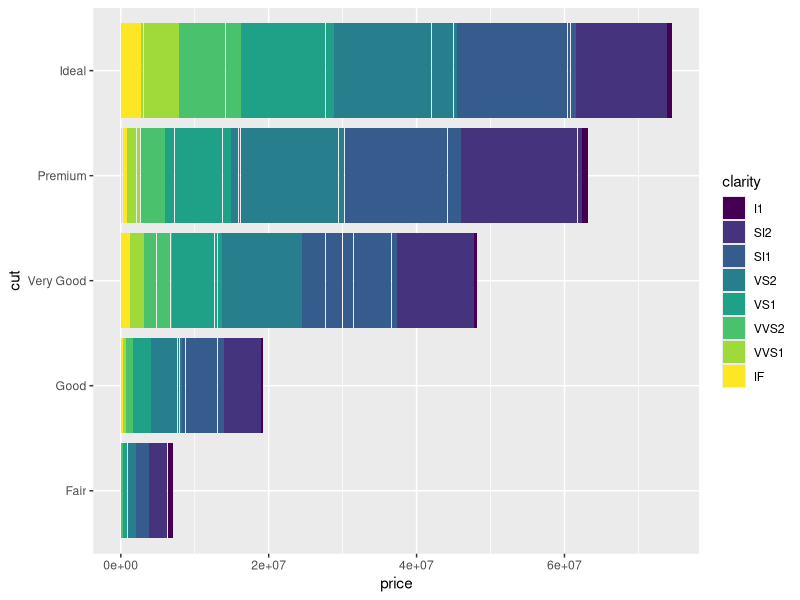
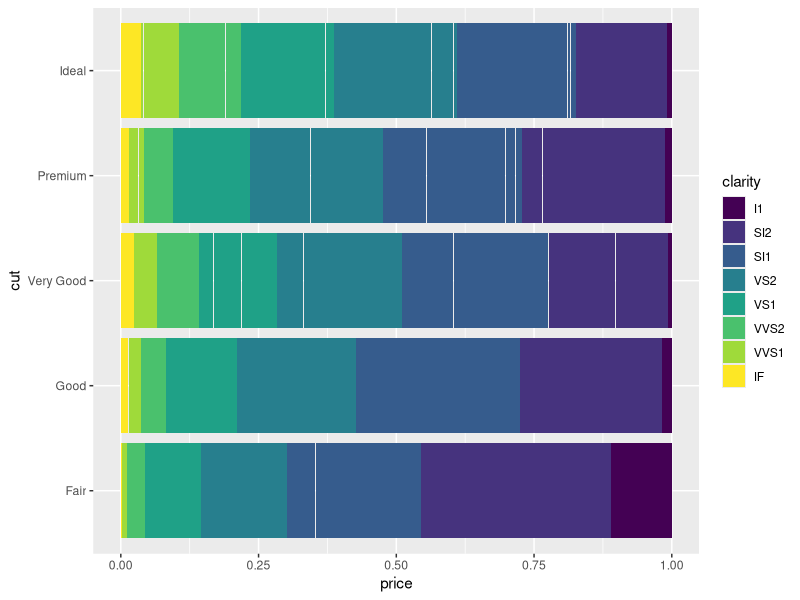
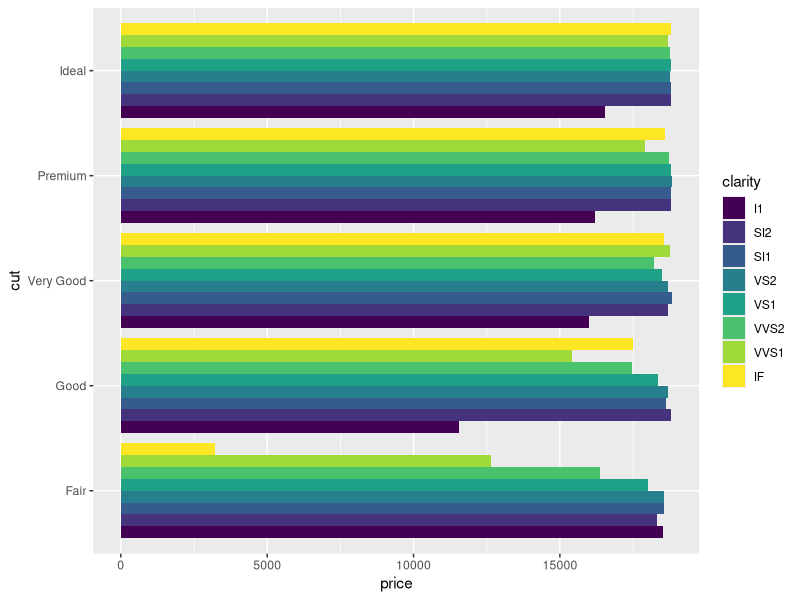
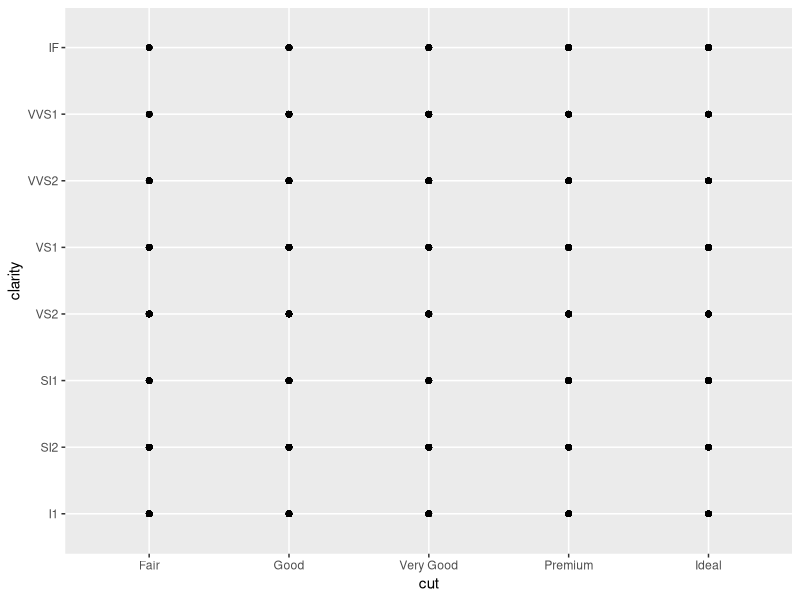
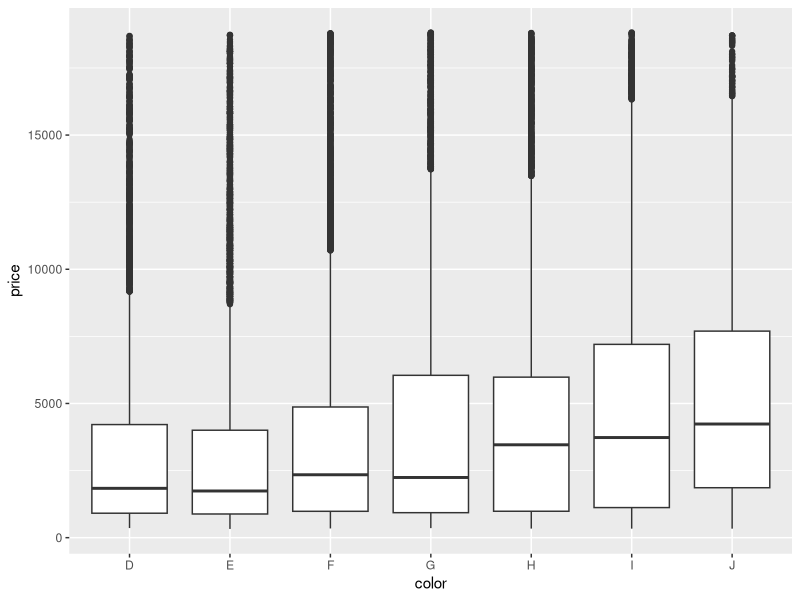
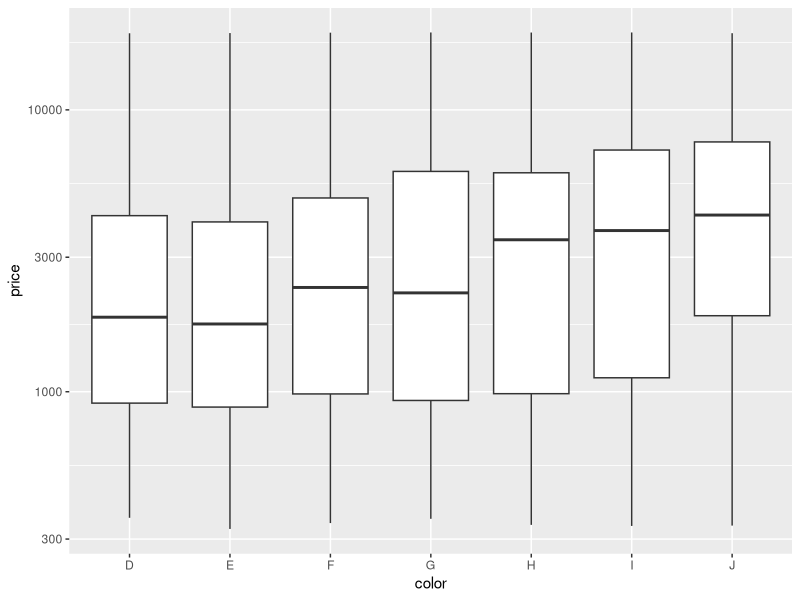
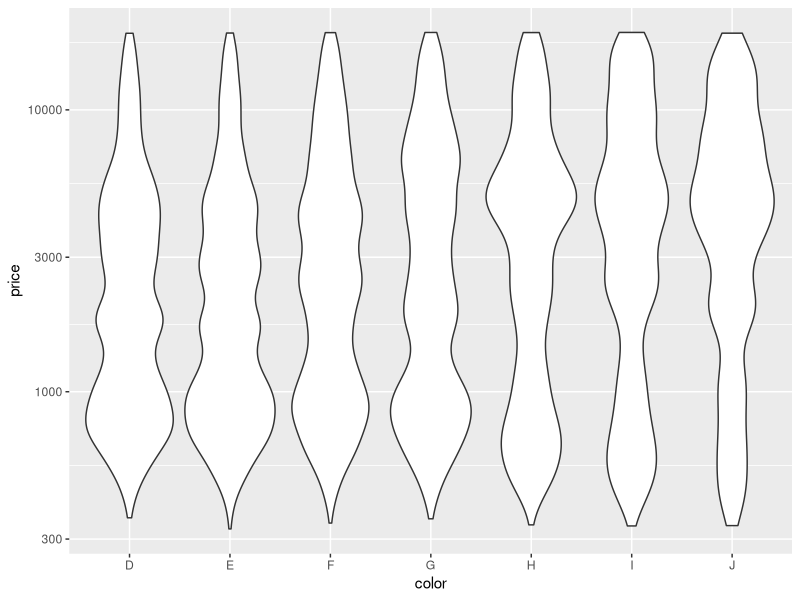
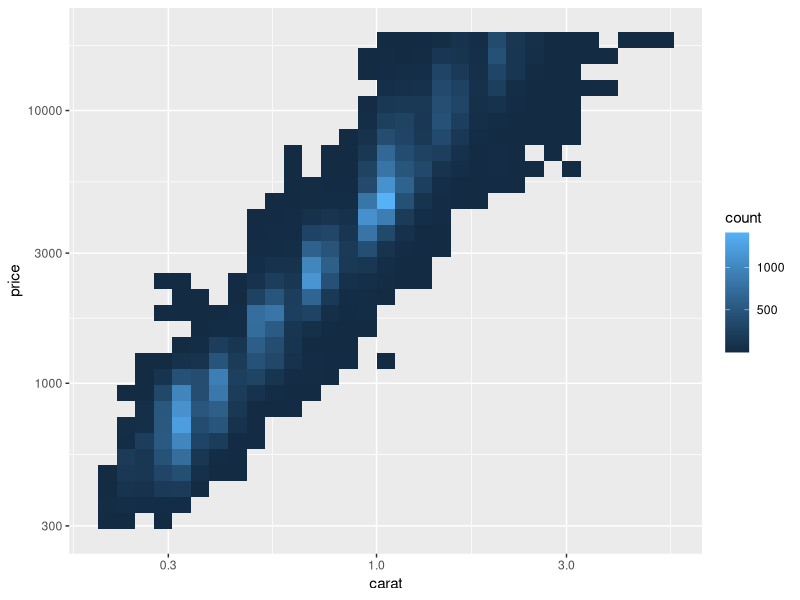

Write R code to recreate these figures, in order. (Note: this script raises an error after producing the figures.)
# Exercise 2: advanced ggplot2 practice

# Install and load the `ggplot2` package
#install.packages('ggplot2')
library("ggplot2")

# For this exercise you will again be working with the `diamonds` data set.
# Use `?diamonds` to review details about this data set
?diamonds

## Position Adjustments

# Draw a column (bar) chart of diamonds cuts by price, with each bar filled by 
# clarity. You should see a _stacked_ bar chart.
ggplot(diamonds) + geom_col(mapping = aes(x = price, y = cut, fill = clarity))

# Draw the same chart again, but with each element positioned to "fill" the y axis
ggplot(diamonds) + geom_col(mapping = aes(x = price, y = cut, fill = clarity), position = "fill")


# Draw the same chart again, but with each element positioned to "dodge" each other
ggplot(diamonds) + geom_col(mapping = aes(x = price, y = cut, fill = clarity), position = "dodge")


# Draw a plot with point geometry with the x-position mapped to `cut` and the 
# y-position mapped to `clarity`
# This creates a "grid" grouping the points
ggplot(diamonds) + geom_point(mapping = aes(x = cut, y = clarity))


# Use the "jitter" position adjustment to keep the points from all overlapping!
# (This works a little better with a sample of diamond data, such as from the 
# previous exercise).



## Scales

# Draw a "boxplot" (with `geom_boxplot`) for the diamond's price (y) by color (x)
ggplot(diamonds) + geom_boxplot(mapping = aes(x = color, y = price))


# This has a lot of outliers, making it harder to read. To fix this, draw the 
# same plot but with a _logarithmic_ scale for the y axis.
ggplot(diamonds) + geom_boxplot(mapping = aes(x = color, y = price)) + scale_y_log10()


# For another version, draw the same plot but with `violin` geometry instead of 
# `boxplot` geometry!
# How does the logarithmic scale change the data presentation?
ggplot(diamonds) + geom_violin(mapping = aes(x = color, y = price)) + scale_y_log10()


# Another interesting plot: draw a plot of the diamonds price (y) by carat (x), 
# using a heatmap of 2d bins (geom_bin2d)
# What happens when you make the x and y channels scale logarithmically?
ggplot(diamonds) + geom_bin2d(mapping = aes(x = carat, y = price)) + scale_y_log10() + scale_x_log10()


# Draw a scatter plot for the diamonds price (y) by carat (x). Color each point
# by the clarity (Remember, this will take a while. Use a sample of the diamonds 
# for faster results)
ggplot(diamonds_sample) + geom_point(mapping = aes(x = carat, y = price, color = clarity))


# Change the color of the previous plot using a ColorBrewer scale of your choice. 
# What looks nice?
ggplot(diamonds_sample) + geom_point(mapping = aes(x = carat, y = price, color = clarity)) + 
  scale_color_brewer(palette = "YlOrBr")



## Coordinate Systems

# Draw a bar chart with x-position and fill color BOTH mapped to cut
# For best results, SET the `width` of the geometry to be 1 (fill plot, no space
# between)
# TIP: You can save the plot to a variable for easier modifications


# Draw the same chart, but with the coordinate system flipped


# Draw the same chart, but in a polar coordinate system. It's a Coxcomb chart!



## Facets

# Take the scatter plot of price by carat data (colored by clarity) and add 
# _facets_ based on the diamond's `color`
ggplot(diamonds_sample) + geom_point(mapping = aes(x = carat, y = price, color = clarity)) + facet_wrap(~cut)


## Saving Plots

# Use the `ggsave()` function to save the current (recent) plot to disk.
# Name the output file "my-plot.png".
# Make sure you've set the working directory!!

